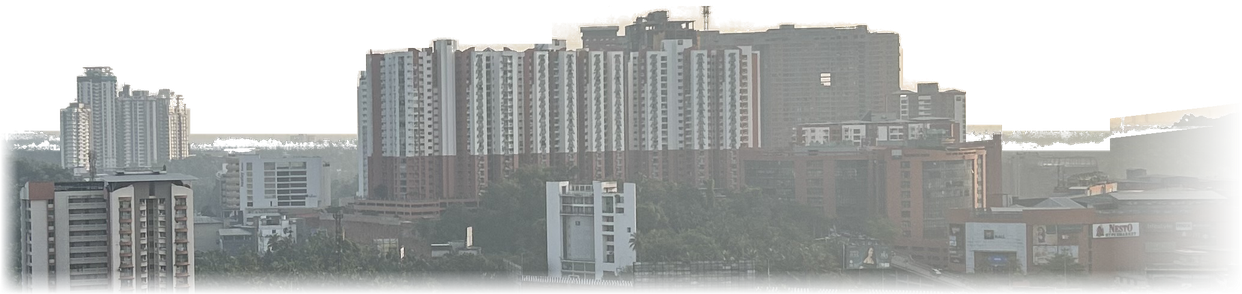
#> input picture tools/skyline_orig_backup.png, 1242 x 294 px
$ python skyline_matte.py skyline_orig_backup.png skyline_orig_backup.png
#> lines starting #> are read from the running program, lines starting #| are printed output that depends on the picture
# Cut the tower skyline out of IMG_5660 as an alpha matte for the balcony view.
# usage: sips -s format jpeg IMG_5660.HEIC --out full.jpg; python3 tools/skyline_matte.py full.jpg public/textures/skyline.png
import sys, numpy as np
from PIL import Image
src, out = sys.argv[1], sys.argv[2]
X0, X1, Y0, Y1 = 1480, 3550, 1270, 1760
im = np.asarray(Image.open(src).convert('RGB')).astype(np.float32)
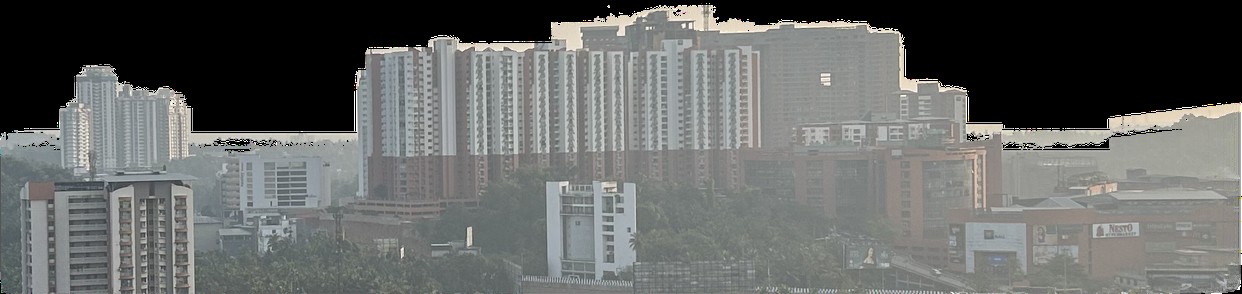
#> im: shape (294, 1242, 3) float32; mean R, G, B 101.8, 103.7, 102.1
H, W, _ = im.shape
#> H = 294; W = 1242
# traced roof line (full-res px): (x_from, x_to, y_top)
segs = [(1480,1580,1490),(1580,1608,1435),(1608,1675,1378),(1675,1700,1408),(1700,1765,1415),(1765,1797,1420),
        (1797,2075,1495),(2075,2090,1390),(2090,2195,1352),(2195,2245,1333),(2245,2400,1345),(2400,2470,1310),
        (2470,2590,1284),(2590,2660,1310),(2660,2930,1308),(2930,2985,1320),(2985,3090,1400),(3090,3150,1480),(3150,3330,1490)]
T = np.full(W, 1e9)
#> T = 1242 values from 1e+09 to 1e+09
for a,b,y in segs: T[a:b] = y
hx = [3330,3500,3650,3800]; hy = [1470,1450,1430,1420]
#> (the run stopped early here; a loop or call above may not have finished)
